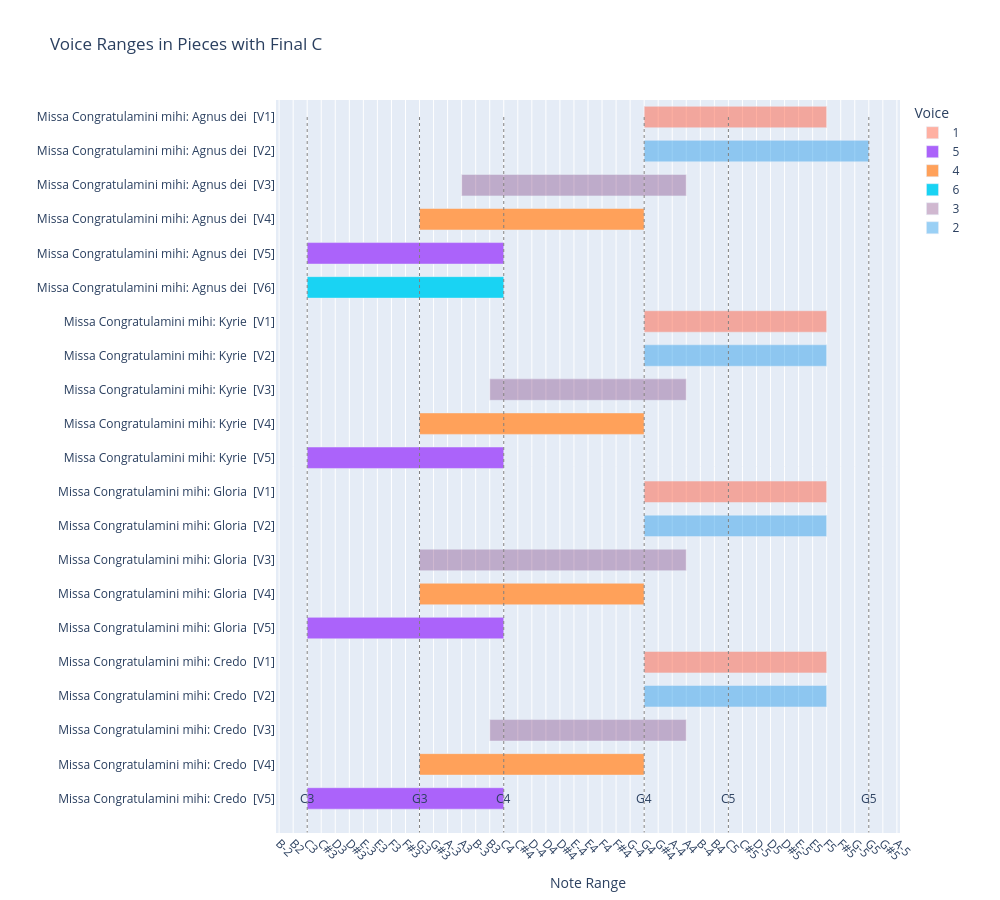

The notebook cell this image was saved under:
### Code cell
# now the chart — derive title order from the DataFrame
_mass_movements = ['Kyrie', 'Gloria', 'Credo', 'Sanctus', 'Agnus Dei']
title_sort = sorted(
    corpus_pitch_data['Title'].unique(),
    key=lambda t: next((i + 1 for i, m in enumerate(_mass_movements) if m in t), 0)
)

# Set the column as an ordered categorical
corpus_pitch_data['Title'] = pd.Categorical(
    corpus_pitch_data['Title'],
    categories=title_sort,
    ordered=True
)

# Now sort respects that order
corpus_pitch_data.sort_values('Title', inplace=True)
voice_range_chart(corpus_pitch_data, recta_order, top_n=7)

### Figure 1 — Plotly figure (JSON) as saved in the notebook; plotly's stock layout.template omitted (floating-point values rounded to 4 significant figures)
{"data": [{"base": [34, 34, 34, 34], "customdata": [["Missa Congratulamini mihi: Agnus dei", "1", "G4 to F5"], ["Missa Congratulamini mihi: Kyrie", "1", "G4 to F5"], ["Missa Congratulamini mihi: Gloria", "1", "G4 to F5"], ["Missa Congratulamini mihi: Credo", "1", "G4 to F5"]], "hovertemplate": "Voice=%{customdata[1]}<br>Lowest_pos=%{base}<br>Range_width=%{x}<br>Piece / Voice=%{y}<br>Title=%{customdata[0]}<br>Range=%{customdata[2]}<extra></extra>", "legendgroup": "1", "marker": {"color": "rgba(255, 99, 71, 0.5)", "pattern": {"shape": ""}}, "name": "1", "orientation": "h", "showlegend": true, "textposition": "auto", "type": "bar", "x": [13, 13, 13, 13], "xaxis": "x", "y": ["Missa Congratulamini mihi: Agnus dei  [V1]", "Missa Congratulamini mihi: Kyrie  [V1]", "Missa Congratulamini mihi: Gloria  [V1]", "Missa Congratulamini mihi: Credo  [V1]"], "yaxis": "y"}, {"base": [10, 10, 10, 10], "customdata": [["Missa Congratulamini mihi: Agnus dei", "5", "C3 to C4"], ["Missa Congratulamini mihi: Kyrie", "5", "C3 to C4"], ["Missa Congratulamini mihi: Gloria", "5", "C3 to C4"], ["Missa Congratulamini mihi: Credo", "5", "C3 to C4"]], "hovertemplate": "Voice=%{customdata[1]}<br>Lowest_pos=%{base}<br>Range_width=%{x}<br>Piece / Voice=%{y}<br>Title=%{customdata[0]}<br>Range=%{customdata[2]}<extra></extra>", "legendgroup": "5", "marker": {"color": "#ab63fa", "pattern": {"shape": ""}}, "name": "5", "orientation": "h", "showlegend": true, "textposition": "auto", "type": "bar", "x": [14, 14, 14, 14], "xaxis": "x", "y": ["Missa Congratulamini mihi: Agnus dei  [V5]", "Missa Congratulamini mihi: Kyrie  [V5]", "Missa Congratulamini mihi: Gloria  [V5]", "Missa Congratulamini mihi: Credo  [V5]"], "yaxis": "y"}, {"base": [18, 18, 18, 18], "customdata": [["Missa Congratulamini mihi: Agnus dei", "4", "G3 to G4"], ["Missa Congratulamini mihi: Kyrie", "4", "G3 to G4"], ["Missa Congratulamini mihi: Gloria", "4", "G3 to G4"], ["Missa Congratulamini mihi: Credo", "4", "G3 to G4"]], "hovertemplate": "Voice=%{customdata[1]}<br>Lowest_pos=%{base}<br>Range_width=%{x}<br>Piece / Voice=%{y}<br>Title=%{customdata[0]}<br>Range=%{customdata[2]}<extra></extra>", "legendgroup": "4", "marker": {"color": "#FFA15A", "pattern": {"shape": ""}}, "name": "4", "orientation": "h", "showlegend": true, "textposition": "auto", "type": "bar", "x": [16, 16, 16, 16], "xaxis": "x", "y": ["Missa Congratulamini mihi: Agnus dei  [V4]", "Missa Congratulamini mihi: Kyrie  [V4]", "Missa Congratulamini mihi: Gloria  [V4]", "Missa Congratulamini mihi: Credo  [V4]"], "yaxis": "y"}, {"base": [10], "customdata": [["Missa Congratulamini mihi: Agnus dei", "6", "C3 to C4"]], "hovertemplate": "Voice=%{customdata[1]}<br>Lowest_pos=%{base}<br>Range_width=%{x}<br>Piece / Voice=%{y}<br>Title=%{customdata[0]}<br>Range=%{customdata[2]}<extra></extra>", "legendgroup": "6", "marker": {"color": "#19d3f3", "pattern": {"shape": ""}}, "name": "6", "orientation": "h", "showlegend": true, "textposition": "auto", "type": "bar", "x": [14], "xaxis": "x", "y": ["Missa Congratulamini mihi: Agnus dei  [V6]"], "yaxis": "y"}, {"base": [21, 23, 18, 23], "customdata": [["Missa Congratulamini mihi: Agnus dei", "3", "A3 to A4"], ["Missa Congratulamini mihi: Kyrie", "3", "B3 to A4"], ["Missa Congratulamini mihi: Gloria", "3", "G3 to A4"], ["Missa Congratulamini mihi: Credo", "3", "B3 to A4"]], "hovertemplate": "Voice=%{customdata[1]}<br>Lowest_pos=%{base}<br>Range_width=%{x}<br>Piece / Voice=%{y}<br>Title=%{customdata[0]}<br>Range=%{customdata[2]}<extra></extra>", "legendgroup": "3", "marker": {"color": "rgba(100, 20, 100, 0.3)", "pattern": {"shape": ""}}, "name": "3", "orientation": "h", "showlegend": true, "textposition": "auto", "type": "bar", "x": [16, 14, 19, 14], "xaxis": "x", "y": ["Missa Congratulamini mihi: Agnus dei  [V3]", "Missa Congratulamini mihi: Kyrie  [V3]", "Missa Congratulamini mihi: Gloria  [V3]", "Missa Congratulamini mihi: Credo  [V3]"], "yaxis": "y"}, {"base": [34, 34, 34, 34], "customdata": [["Missa Congratulamini mihi: Agnus dei", "2", "G4 to G5"], ["Missa Congratulamini mihi: Kyrie", "2", "G4 to F5"], ["Missa Congratulamini mihi: Gloria", "2", "G4 to F5"], ["Missa Congratulamini mihi: Credo", "2", "G4 to F5"]], "hovertemplate": "Voice=%{customdata[1]}<br>Lowest_pos=%{base}<br>Range_width=%{x}<br>Piece / Voice=%{y}<br>Title=%{customdata[0]}<br>Range=%{customdata[2]}<extra></extra>", "legendgroup": "2", "marker": {"color": "rgba(54, 162, 235, 0.5)", "pattern": {"shape": ""}}, "name": "2", "orientation": "h", "showlegend": true, "textposition": "auto", "type": "bar", "x": [16, 13, 13, 13], "xaxis": "x", "y": ["Missa Congratulamini mihi: Agnus dei  [V2]", "Missa Congratulamini mihi: Kyrie  [V2]", "Missa Congratulamini mihi: Gloria  [V2]", "Missa Congratulamini mihi: Credo  [V2]"], "yaxis": "y"}], "layout": {"annotations": [{"font": {"size": 12}, "showarrow": false, "text": "C3", "x": 10, "y": 20}, {"font": {"size": 12}, "showarrow": false, "text": "G3", "x": 18, "y": 20}, {"font": {"size": 12}, "showarrow": false, "text": "C4", "x": 24, "y": 20}, {"font": {"size": 12}, "showarrow": false, "text": "G4", "x": 34, "y": 20}, {"font": {"size": 12}, "showarrow": false, "text": "C5", "x": 40, "y": 20}, {"font": {"size": 12}, "showarrow": false, "text": "G5", "x": 50, "y": 20}], "bargap": 0.3, "bargroupgap": 0.1, "barmode": "relative", "height": 900, "legend": {"title": {"text": "Voice"}, "tracegroupgap": 0}, "margin": {"b": 50, "l": 250, "r": 100, "t": 100}, "shapes": [{"line": {"color": "gray", "dash": "dot", "width": 1}, "type": "line", "x0": 10, "x1": 10, "y0": 0, "y1": 21}, {"line": {"color": "gray", "dash": "dot", "width": 1}, "type": "line", "x0": 18, "x1": 18, "y0": 0, "y1": 21}, {"line": {"color": "gray", "dash": "dot", "width": 1}, "type": "line", "x0": 24, "x1": 24, "y0": 0, "y1": 21}, {"line": {"color": "gray", "dash": "dot", "width": 1}, "type": "line", "x0": 34, "x1": 34, "y0": 0, "y1": 21}, {"line": {"color": "gray", "dash": "dot", "width": 1}, "type": "line", "x0": 40, "x1": 40, "y0": 0, "y1": 21}, {"line": {"color": "gray", "dash": "dot", "width": 1}, "type": "line", "x0": 50, "x1": 50, "y0": 0, "y1": 21}], "title": {"text": "Voice Ranges in Pieces with Final C"}, "width": 1000, "xaxis": {"anchor": "y", "autorange": true, "domain": [0, 1], "range": [7.778, 52.22], "tickangle": 45, "tickmode": "array", "ticktext": ["D2", "E-2", "E2", "F2", "F#2", "G2", "G#2", "A2", "B-2", "B2", "C3", "C#3", "D3", "D#3", "E-3", "E3", "F3", "F#3", "G3", "G#3", "A-3", "A3", "B-3", "B3", "C4", "C#4", "D-4", "D4", "D#4", "E-4", "E4", "F4", "F#4", "G-4", "G4", "G#4", "A-4", "A4", "B-4", "B4", "C5", "C#5", "D-5", "D5", "D#5", "E-5", "E5", "F5", "F#5", "G-5", "G5", "G#5", "A-5", "A5", "B-5", "B5", "C6"], "tickvals": [0, 1, 2, 3, 4, 5, 6, 7, 8, 9, 10, 11, 12, 13, 14, 15, 16, 17, 18, 19, 20, 21, 22, 23, 24, 25, 26, 27, 28, 29, 30, 31, 32, 33, 34, 35, 36, 37, 38, 39, 40, 41, 42, 43, 44, 45, 46, 47, 48, 49, 50, 51, 52, 53, 54, 55, 56], "title": {"text": "Note Range"}, "type": "linear"}, "yaxis": {"anchor": "x", "autorange": true, "categoryarray": ["Missa Congratulamini mihi: Agnus dei  [V1]", "Missa Congratulamini mihi: Agnus dei  [V2]", "Missa Congratulamini mihi: Agnus dei  [V3]", "Missa Congratulamini mihi: Agnus dei  [V4]", "Missa Congratulamini mihi: Agnus dei  [V5]", "Missa Congratulamini mihi: Agnus dei  [V6]", "Missa Congratulamini mihi: Kyrie  [V1]", "Missa Congratulamini mihi: Kyrie  [V2]", "Missa Congratulamini mihi: Kyrie  [V3]", "Missa Congratulamini mihi: Kyrie  [V4]", "Missa Congratulamini mihi: Kyrie  [V5]", "Missa Congratulamini mihi: Gloria  [V1]", "Missa Congratulamini mihi: Gloria  [V2]", "Missa Congratulamini mihi: Gloria  [V3]", "Missa Congratulamini mihi: Gloria  [V4]", "Missa Congratulamini mihi: Gloria  [V5]", "Missa Congratulamini mihi: Credo  [V1]", "Missa Congratulamini mihi: Credo  [V2]", "Missa Congratulamini mihi: Credo  [V3]", "Missa Congratulamini mihi: Credo  [V4]", "Missa Congratulamini mihi: Credo  [V5]"], "categoryorder": "array", "domain": [0, 1], "range": [21.01, -0.5], "title": {"text": ""}, "type": "category"}}}
